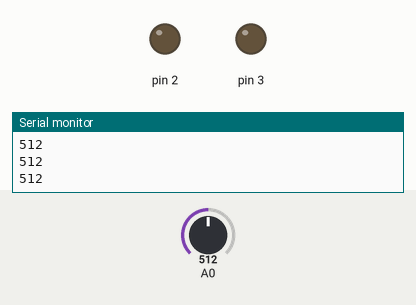
Recording of a sketch running on a simulated Arduino Uno, built with avr-gcc and run on an emulated ATmega328P. Parts: output pins drawn as LEDs (lit = HIGH), the last lines printed to the serial monitor. The test bench sets the inputs (shaded band); at power-on: A0 = 512.

Above: at 1.2 s.
1.3 s: A0 set to 490
At 1.8 s:
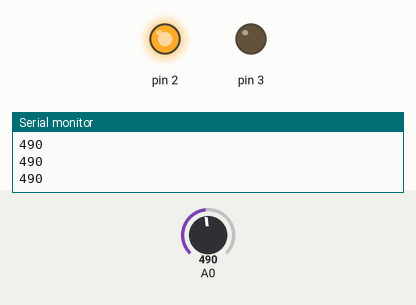
2.8 s: A0 set to 90
At 4.0 s:
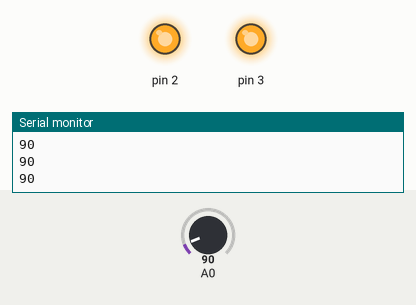
4.3 s: A0 set to 510
At 5.2 s:
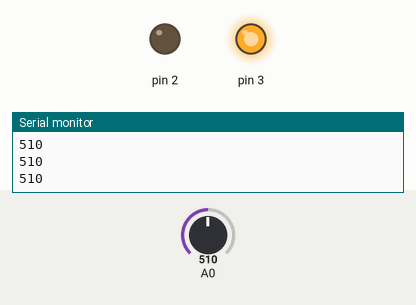
5.8 s: A0 set to 306
At 6.5 s:
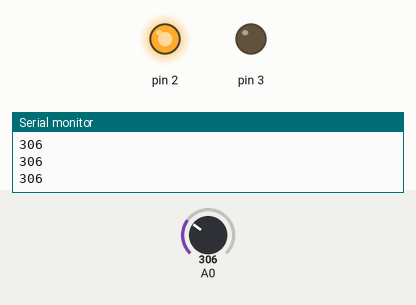
7.3 s: A0 set to 511
At 8.5 s:
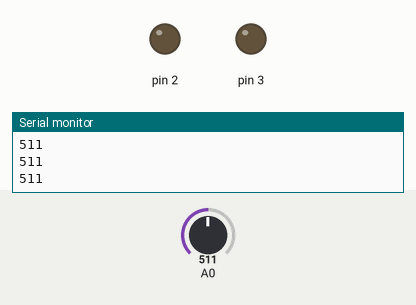
Timing chart, 0 to 9.8 s (numbered marks = the images above; inputs shaded):
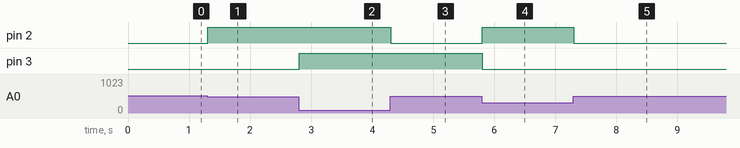

Measured:
- the behaviour switches between 500 and 499 on A0 (found by bisection; images 0 and 1)
- after the input at 1.3 s, pin 2: LOW → HIGH at once
- after the input at 2.8 s, pin 3: LOW → HIGH at once
- after the input at 4.3 s, pin 2: HIGH → LOW at once
- after the input at 5.8 s, pin 2: LOW → HIGH at once; pin 3: HIGH → LOW at once
- after the input at 7.3 s, pin 2: HIGH → LOW at once

The sketch:

frantic_jofo_jaagub1.ino
```cpp
// C++ code
//
void setup()
{
  pinMode(A0, INPUT);
  pinMode(2, OUTPUT);
  pinMode(3, OUTPUT);
  Serial.begin(9600);

}

void loop()
{
  int isik = analogRead(A0);;
  Serial.println(isik);
  if(isik < 100)
 {
   digitalWrite(2,1);
    digitalWrite(3,1);
 }
  else if (isik > 100 & isik <500)
  {
    digitalWrite(2,1);
    digitalWrite(3,0);

  }
  else {
    digitalWrite(2,0);

  }

  delay(10);
}
```
